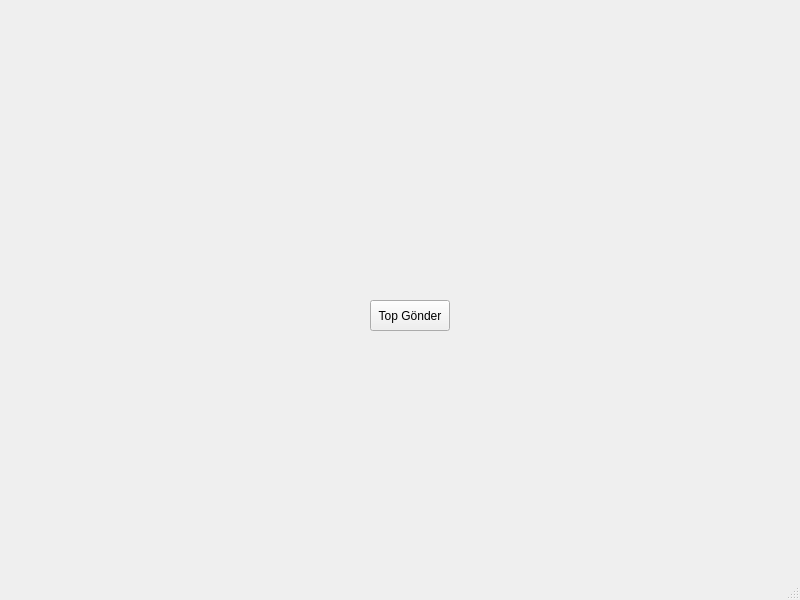
<?xml version="1.0" encoding="UTF-8"?>
<ui version="4.0">
 <class>MainWindow</class>
 <widget class="QMainWindow" name="MainWindow">
  <property name="geometry">
   <rect>
    <x>0</x>
    <y>0</y>
    <width>800</width>
    <height>600</height>
   </rect>
  </property>
  <property name="windowTitle">
   <string>MainWindow</string>
  </property>
  <widget class="QWidget" name="centralwidget">
   <widget class="QPushButton" name="pushButton">
    <property name="geometry">
     <rect>
      <x>370</x>
      <y>300</y>
      <width>80</width>
      <height>31</height>
     </rect>
    </property>
    <property name="text">
     <string>Top Gönder</string>
    </property>
   </widget>
  </widget>
  <widget class="QMenuBar" name="menubar">
   <property name="geometry">
    <rect>
     <x>0</x>
     <y>0</y>
     <width>800</width>
     <height>21</height>
    </rect>
   </property>
  </widget>
  <widget class="QStatusBar" name="statusbar"/>
 </widget>
 <resources/>
 <connections/>
</ui>
